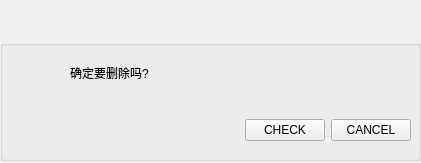
<?xml version="1.0" encoding="UTF-8"?>
<ui version="4.0">
 <class>MessageBox</class>
 <widget class="QWidget" name="MessageBox">
  <property name="geometry">
   <rect>
    <x>0</x>
    <y>0</y>
    <width>421</width>
    <height>163</height>
   </rect>
  </property>
  <property name="windowTitle">
   <string>Form</string>
  </property>
  <widget class="QWidget" name="widget_title" native="true">
   <property name="geometry">
    <rect>
     <x>0</x>
     <y>0</y>
     <width>421</width>
     <height>41</height>
    </rect>
   </property>
   <layout class="QHBoxLayout" name="horizontalLayout_2" stretch="1,10,2">
    <property name="leftMargin">
     <number>3</number>
    </property>
    <property name="topMargin">
     <number>3</number>
    </property>
    <property name="rightMargin">
     <number>3</number>
    </property>
    <property name="bottomMargin">
     <number>3</number>
    </property>
    <item>
     <widget class="QLabel" name="icon_title_label">
      <property name="text">
       <string/>
      </property>
     </widget>
    </item>
    <item>
     <widget class="QLabel" name="info_title_label">
      <property name="text">
       <string/>
      </property>
     </widget>
    </item>
    <item>
     <widget class="QWidget" name="widget" native="true">
      <layout class="QHBoxLayout" name="horizontalLayout">
       <property name="spacing">
        <number>-1</number>
       </property>
       <property name="leftMargin">
        <number>0</number>
       </property>
       <property name="topMargin">
        <number>0</number>
       </property>
       <property name="rightMargin">
        <number>0</number>
       </property>
       <property name="bottomMargin">
        <number>0</number>
       </property>
       <item>
        <widget class="QPushButton" name="closeButton">
         <property name="text">
          <string/>
         </property>
         <property name="flat">
          <bool>true</bool>
         </property>
        </widget>
       </item>
      </layout>
     </widget>
    </item>
   </layout>
  </widget>
  <widget class="QGroupBox" name="groupBox_info">
   <property name="geometry">
    <rect>
     <x>0</x>
     <y>40</y>
     <width>421</width>
     <height>121</height>
    </rect>
   </property>
   <widget class="QLabel" name="icon_label">
    <property name="geometry">
     <rect>
      <x>10</x>
      <y>10</y>
      <width>45</width>
      <height>45</height>
     </rect>
    </property>
    <property name="styleSheet">
     <string notr="true">border-image: url(:/image/info.png);</string>
    </property>
    <property name="text">
     <string/>
    </property>
   </widget>
   <widget class="QLabel" name="info_label">
    <property name="geometry">
     <rect>
      <x>70</x>
      <y>10</y>
      <width>341</width>
      <height>45</height>
     </rect>
    </property>
    <property name="text">
     <string>确定要删除吗?</string>
    </property>
    <property name="scaledContents">
     <bool>false</bool>
    </property>
    <property name="wordWrap">
     <bool>true</bool>
    </property>
   </widget>
   <widget class="QWidget" name="">
    <property name="geometry">
     <rect>
      <x>20</x>
      <y>70</y>
      <width>391</width>
      <height>41</height>
     </rect>
    </property>
    <layout class="QGridLayout" name="gridLayout_2">
     <item row="0" column="0">
      <spacer name="horizontalSpacer">
       <property name="orientation">
        <enum>Qt::Horizontal</enum>
       </property>
       <property name="sizeHint" stdset="0">
        <size>
         <width>40</width>
         <height>20</height>
        </size>
       </property>
      </spacer>
     </item>
     <item row="0" column="1">
      <widget class="QPushButton" name="checkButton">
       <property name="text">
        <string>CHECK</string>
       </property>
      </widget>
     </item>
     <item row="0" column="2">
      <widget class="QPushButton" name="cancelButton">
       <property name="text">
        <string>CANCEL</string>
       </property>
      </widget>
     </item>
    </layout>
   </widget>
  </widget>
 </widget>
 <resources/>
 <connections/>
</ui>
